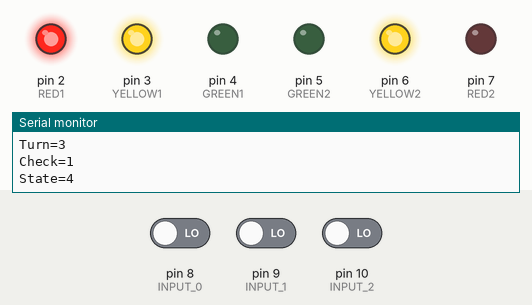
Simulated run of this sketch. Board: Arduino Uno, built with avr-gcc and run on an emulated ATmega328P. On the bench: output pins drawn as LEDs (lit = HIGH), the last lines printed to the serial monitor. Inputs (shaded band) come from the test bench; at power-on: pin 10 (INPUT_2) LOW, pin 8 (INPUT_0) LOW, pin 9 (INPUT_1) LOW.

Above: at 4.8 s.
4.9 s: pin 10 (INPUT_2) driven HIGH
At 6.2 s:
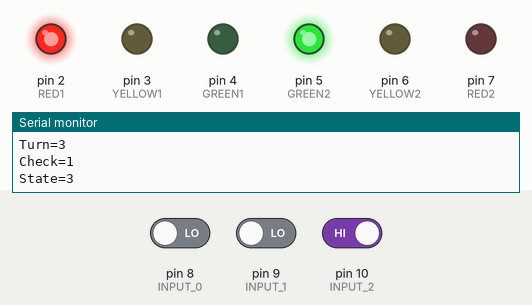
7.0 s: pin 10 (INPUT_2) driven LOW
At 9.2 s:
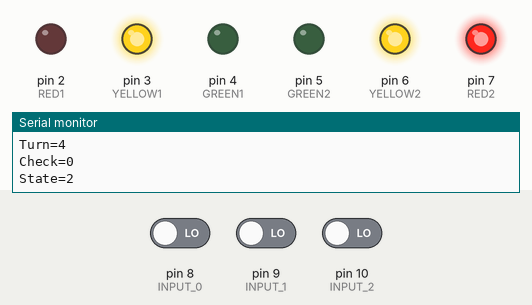
12.2 s: pin 8 (INPUT_0) driven HIGH
At 12.8 s:
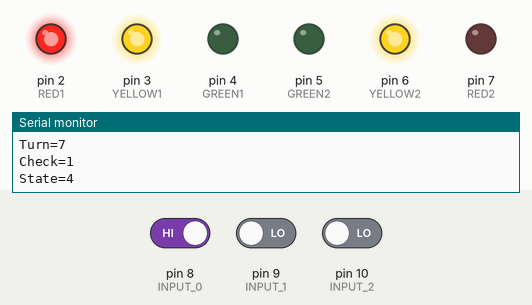
Timing chart, 0 to 15.2 s (numbered marks = the images above; inputs shaded):
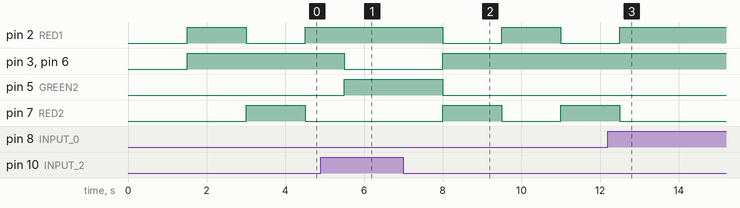

The sketch:

project_part21.ino
```cpp
// variables
int GREEN1 = 4;
int YELLOW1 = 3;
int RED1 = 2;
int GREEN2 = 5;
int YELLOW2 = 6;
int RED2 = 7;

int INPUT_0;
int INPUT_1;
int INPUT_2;
int BINARY;
int TURN = 0;
int check = 0;

void setup()
{
  Serial.begin(9600);
  pinMode(GREEN1, OUTPUT); //2
  pinMode(YELLOW1, OUTPUT); //3
  pinMode(RED1, OUTPUT); //4
  pinMode(RED2, OUTPUT); //7
  pinMode(YELLOW2, OUTPUT); //6
  pinMode(GREEN2, OUTPUT); //5
  digitalWrite(GREEN1, LOW);
  digitalWrite(YELLOW1, LOW);
  digitalWrite(RED1, LOW);
  digitalWrite(YELLOW2, LOW);
  digitalWrite(GREEN2, LOW);
  digitalWrite(RED2, LOW);

  pinMode(8, INPUT); // INPUT 0
  pinMode(9, INPUT); // INPUT 1
  pinMode(10, INPUT); // INPUT 2
}

void loop() {
  delay(1000);
  INPUT_0 = digitalRead(8);
  INPUT_1 = digitalRead(9);
  INPUT_2 = digitalRead(10);
  BINARY = (INPUT_0) + (INPUT_1 * 2) + (INPUT_2 * 4);
  if (BINARY == 0) {
    TURN += 1;
    delay(500);
  }
  Serial.print("Turn=");
  Serial.println(TURN);
  check = TURN % 2;
  Serial.print("Check=");
  Serial.println(check);
  if (check == 0) {
        if (BINARY >= 4) {
          Serial.print("State=");
          Serial.println("1");
          digitalWrite(YELLOW1, LOW);
          digitalWrite(RED1, LOW);
          digitalWrite(YELLOW2, LOW);
          digitalWrite(GREEN2, LOW);
          digitalWrite(GREEN1, HIGH);
          digitalWrite(RED2, HIGH);


        } else{
          Serial.print("State=");
          Serial.println("2");
          digitalWrite(GREEN1, LOW);
          digitalWrite(RED1, LOW);
		  digitalWrite(GREEN2, LOW);
          digitalWrite(YELLOW1, HIGH);
          digitalWrite(YELLOW2, HIGH);
          digitalWrite(RED2, HIGH);

        }
  } else {
        if (BINARY >= 4) {
          Serial.print("State=");
          Serial.println("3");
          digitalWrite(RED2, LOW);
          digitalWrite(GREEN1, LOW);
          digitalWrite(YELLOW1, LOW);
          digitalWrite(YELLOW2, LOW);
          digitalWrite(GREEN2, HIGH);
		  digitalWrite(RED1, HIGH);

        }
        else{
          Serial.print("State=");
          Serial.println("4");
          digitalWrite(GREEN1, LOW);
          digitalWrite(GREEN2, LOW);
		  digitalWrite(RED2, LOW);
          digitalWrite(YELLOW1, HIGH);
          digitalWrite(RED1, HIGH);
          digitalWrite(YELLOW2, HIGH);

        }
  }
}
```

Measured:
- after the input at 4.9 s, pin 2 (RED1): stays HIGH (without the input it goes to LOW after 1.1 s); pin 3 (YELLOW1), pin 6 (YELLOW2): HIGH → LOW after 0.60 s; pin 5 (GREEN2): LOW → HIGH after 0.60 s; pin 7 (RED2): stays LOW (without the input it goes to HIGH after 1.1 s)
- after the input at 7.0 s, pin 2 (RED1): HIGH → LOW after 1.0 s, → HIGH 1.5 s later, → LOW 1.5 s later; pin 3 (YELLOW1), pin 6 (YELLOW2): LOW → HIGH after 1.0 s; pin 5 (GREEN2): HIGH → LOW after 1.0 s; pin 7 (RED2): LOW → HIGH after 1.0 s, → LOW 1.5 s later, → HIGH 1.5 s later
- after the input at 12.2 s, pin 2 (RED1): goes on until 12.5 s, then stays HIGH; pin 7 (RED2): goes on until 12.5 s, then stays LOW
